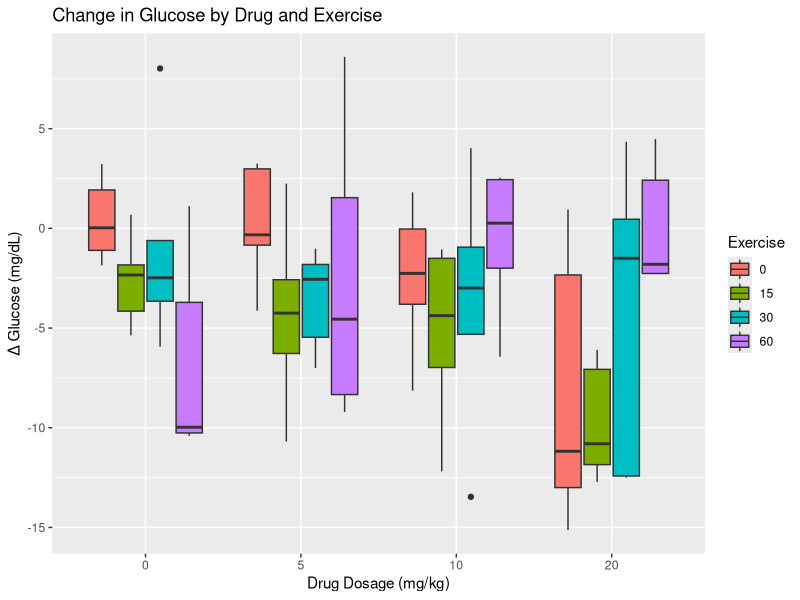
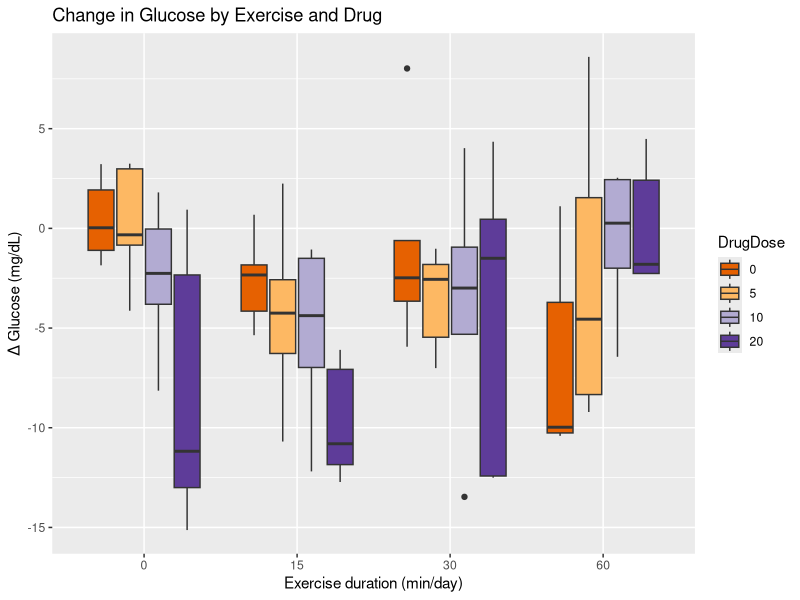

These charts were generated, in order, by the following R code: (Note: this script raises an error after producing the figures.)
## ---- chunk 1
library(tidyverse)
library(knitr)
library(kableExtra)
## ---- chunk 2
studyDesign <- tibble("Drug dosage (mg/kg)" = c("0 (control)", 10, 20),
                      "Exercise duration (min/day)" = c("0 (sedentary control)",
                                                        30, 60))
knitr::kable(studyDesign)
## ---- chunk 3
drugExercise <- read_csv("data/drugExercise.csv")
drugExercise$DrugDose <- as_factor(drugExercise$DrugDose)
drugExercise$Exercise <- as_factor(drugExercise$Exercise)
head(drugExercise)
## ---- chunk 4
meansSD <- drugExercise %>%
  group_by(Exercise, DrugDose) %>%
  summarise(meanChange = round(mean(Delta), 1),
            stDev = sd(Delta))
meansSD
## ---- chunk 5
ggplot(drugExercise, aes(x = DrugDose, y = Delta, fill = Exercise)) +
  geom_boxplot() +
  labs(title = "Change in Glucose by Drug and Exercise",
       y = "Δ Glucose (mg/dL)", x = "Drug Dosage (mg/kg)")
## ---- chunk 6
ggplot(drugExercise, aes(x = Exercise, y = Delta, fill = DrugDose)) +
  geom_boxplot() +
  labs(title = "Change in Glucose by Exercise and Drug",
       y = "Δ Glucose (mg/dL)", x = "Exercise duration (min/day)") +
  scale_fill_brewer(palette = "PuOr") # use a different color palette
## ---- chunk 7
knitr::kable(pivot_wider(meansSD, 
                         names_from = c(Exercise, DrugDose), 
                         values_from = c(meanChange, stDev)),
             caption = "Mean change in glucose by group") %>% 
  add_header_above(c(" " = 2, "Drug Dose" = 3))
## ---- chunk 8
data_summary <- function(data, varname, groupnames){ 
  require(plyr)
  summary_func <- function(x, col){
    c(mean = mean(x[[col]], na.rm=TRUE),
      sd = sd(x[[col]], na.rm=TRUE))
    }
  data_sum<-ddply(data, groupnames, .fun=summary_func, varname)
  data_sum <- rename(data_sum, c("mean" = varname))
  return(data_sum)
  }

df2 <- data_summary(drugExercise, varname="Delta", 
                    groupnames=c("DrugDose", "Exercise"))

ggplot(df2, aes(x=DrugDose, y=Delta, group=Exercise, color=Exercise)) + 
    geom_line() +
    geom_point() +
    geom_errorbar(aes(ymin=Delta-sd, ymax=Delta+sd), width=.2,
                  position=position_dodge(0.05), alpha=.5) +
  labs(y = "Δ Glucose (mg/dL)",
       title = "Mean change in glucose by drug doseage") 



ggplot(df2, aes(x=Exercise, y=Delta, group=DrugDose, color=DrugDose)) + 
    geom_line() +
    geom_point()+
    geom_errorbar(aes(ymin=Delta-sd, ymax=Delta+sd), width=.2,
                  position=position_dodge(0.05), alpha=.5) +
  labs(y = "Δ Glucose (mg/dL)",
       title = "Mean change in glucose by exercise group") +
  scale_color_brewer(palette = "Dark2") # use a different color palette

remove.packages('plyr')
## ---- chunk 9
# DrugDose*Exercise is the interaction
# main effects (DrugDose and Exercise separately) are included
anova(lm(Delta ~ DrugDose*Exercise, 
         data = drugExercise))
## ---- chunk 10
summary(lm(Delta ~ DrugDose*Exercise, 
           data = drugExercise))
